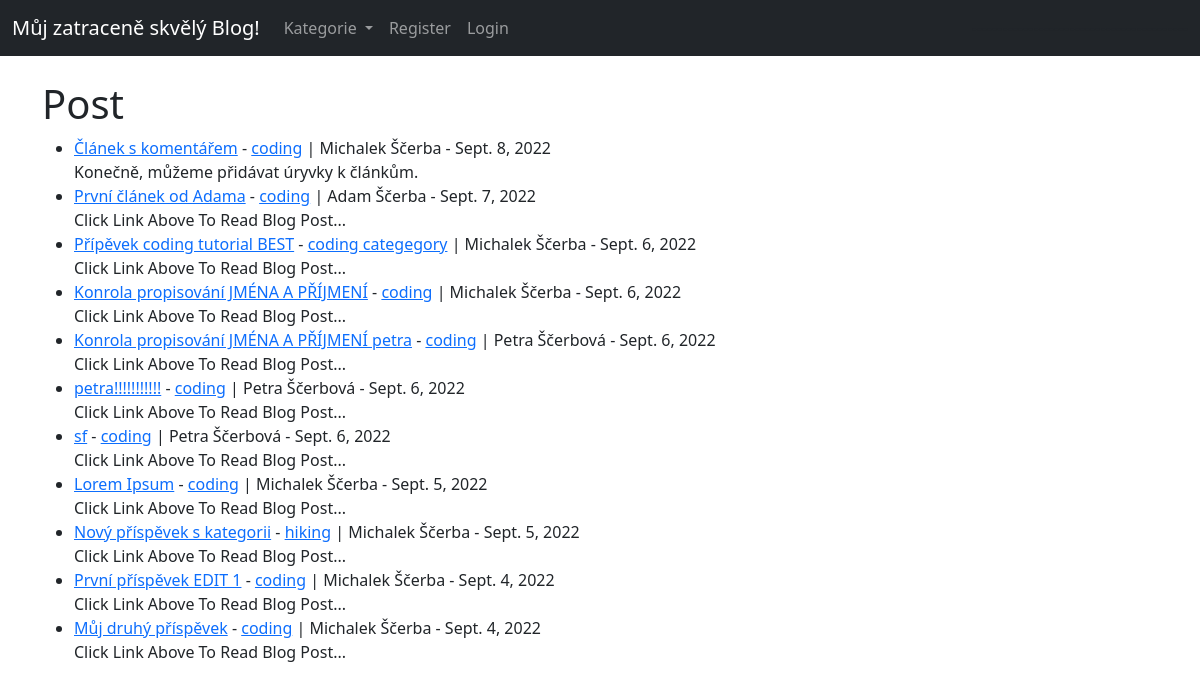
The page / on the database its author committed.
### theblog/models.py (models this page shows, shortened)
class Post(models.Model):
	title = models.CharField(max_length=255)
	header_image = models.ImageField(null=True, blank=True, upload_to='images/')
	title_tag = models.CharField(max_length=255)
	author = models.ForeignKey(User, on_delete=models.CASCADE)
	body = RichTextField(blank=True, null=True)
	post_date = models.DateField(auto_now_add=True)
	category = models.CharField(max_length=255, default='coding')
	snippet = models.CharField(max_length=255)
	likes = models.ManyToManyField(User, related_name='blog_posts')

### theblog/views.py (the view)
# urls.py: path('', HomeView.as_view(), name="home"),
class HomeView(ListView):
	model = Post
	template_name = 'home.html'
	cats = Category.objects.all()
	ordering = ['-post_date']
	def get_context_data(self, *args, **kwargs):
		cat_menu = Category.objects.all()
		context = super(HomeView, self).get_context_data(*args, **kwargs)
		context["cat_menu"] = cat_menu
		return context

### theblog/models.py (called while the page is built)
	def __str__(self):
    		return self.name

### theblog/templates/home.html (shortened to what this page needs)
{% extends 'base.html' %}
{% block content %}
<h1>Post</h1>
<ul>
{% for post in object_list %}
	<li><a href="{% url 'article-detail' post.pk %}">{{ post.title }}</a>
		- <a href="{% url 'category' post.category|slugify %}">{{ post.category }}</a>
		| {{ post.author.first_name }} {{ post.author.last_name }} - {{ post.post_date }}
		<br>
	{{ post.snippet }}
	</li>
{% endfor %}
</ul>
{% endblock %}

### theblog/templates/base.html (shortened to what this page needs)
<!doctype html>
<html lang="en">
<head>
	<link href="https://cdn.jsdelivr.net/npm/bootstrap@5.0.2/dist/css/bootstrap.min.css" rel="stylesheet">
</head>
<body>
	<nav class="navbar navbar-expand-lg navbar-dark bg-dark">
		<div class="container-fluid">
			<a class="navbar-brand" href="{% url 'home' %}">Můj zatraceně skvělý Blog!</a>
			<div class="collapse navbar-collapse" id="navbarSupportedContent">
				<ul class="navbar-nav me-auto mb-2 mb-lg-0">
					{% if cat_menu %}
					<li class="nav-item dropdown">
						<a class="nav-link dropdown-toggle" href="#" id="navbarDropdown" role="button" data-bs-toggle="dropdown" aria-expanded="false">
							Kategorie
						</a>
					</li>
					{% else %}
						<li class="nav-item">
							<a class="nav-link" href="{% url 'category-list' %}">Kategorie</a>
						</li>
					{% endif %}
				{% if user.is_authenticated %}
					<li class="nav-item">
						<a class="nav-link" href="{% url 'add_post' %}">Přidat článek</a>
					</li>
					<li class="nav-item">
						<a class="nav-link" href="{% url 'add_category' %}">Přidat kategorii</a>
					</li>
				{% else %}
					<li class="nav-item">
						<a class="nav-link" href="{% url 'register' %}">Register</a>
					</li>
					<li class="nav-item">
						<a class="nav-link" href="{% url 'login' %}">Login</a>
					</li>
				{% endif %}
				</ul>
			</div>
		</div>
	</nav>
	<br>
	<div class="container">
		{% block content %}
		{% endblock %}
	</div>
</body>
</html>

### rows shown on the page
Post: title "Článek s komentářem", category "coding", author.first_name "Michalek", author.last_name "Ščerba", post_date "Sept. 8, 2022", snippet "Konečně, můžeme přidávat úryvky k článkům."
Post: title "První článek od Adama", category "coding", author.first_name "Adam", author.last_name "Ščerba", post_date "Sept. 7, 2022", snippet "Click Link Above To Read Blog Post..."
Post: title "Přípěvek coding tutorial BEST", category "coding categegory", author.first_name "Michalek", author.last_name "Ščerba", post_date "Sept. 6, 2022", snippet "Click Link Above To Read Blog Post..."
Post: title "Konrola propisování JMÉNA A PŘÍJMENÍ", category "coding", author.first_name "Michalek", author.last_name "Ščerba", post_date "Sept. 6, 2022", snippet "Click Link Above To Read Blog Post..."
Post: title "Konrola propisování JMÉNA A PŘÍJMENÍ petra", category "coding", author.first_name "Petra", author.last_name "Ščerbová", post_date "Sept. 6, 2022", snippet "Click Link Above To Read Blog Post..."
Post: title "petra!!!!!!!!!!!", category "coding", author.first_name "Petra", author.last_name "Ščerbová", post_date "Sept. 6, 2022", snippet "Click Link Above To Read Blog Post..."
Post: title "sf", category "coding", author.first_name "Petra", author.last_name "Ščerbová", post_date "Sept. 6, 2022", snippet "Click Link Above To Read Blog Post..."
Post: title "Lorem Ipsum", category "coding", author.first_name "Michalek", author.last_name "Ščerba", post_date "Sept. 5, 2022", snippet "Click Link Above To Read Blog Post..."
Post: title "Nový příspěvek s kategorii", category "hiking", author.first_name "Michalek", author.last_name "Ščerba", post_date "Sept. 5, 2022", snippet "Click Link Above To Read Blog Post..."
Post: title "První příspěvek EDIT 1", category "coding", author.first_name "Michalek", author.last_name "Ščerba", post_date "Sept. 4, 2022", snippet "Click Link Above To Read Blog Post..."
Post: title "Můj druhý příspěvek", category "coding", author.first_name "Michalek", author.last_name "Ščerba", post_date "Sept. 4, 2022", snippet "Click Link Above To Read Blog Post..."
